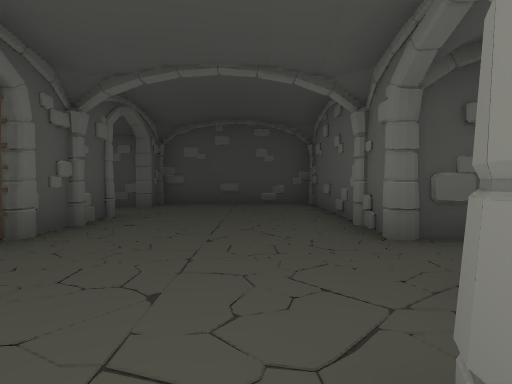
view 1 (above)

16 first-person views from a walk through a Unity game level. The camera is 1.2 m above the floor, tilts 2° down and sees 75° across. Doors are open. The floor is counted in squares, 2 m on a side. Each view is taken from the middle of a square. On the plan, view 1 faces up. The plan holds only what a view shows up to about 10 squares ahead; the rest is blank. The player is left out. Some surface patterns are stand-ins.

view 2
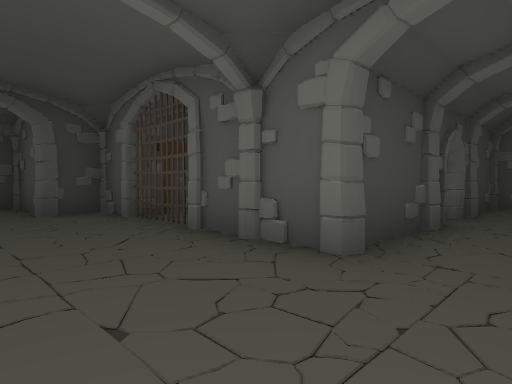

view 3
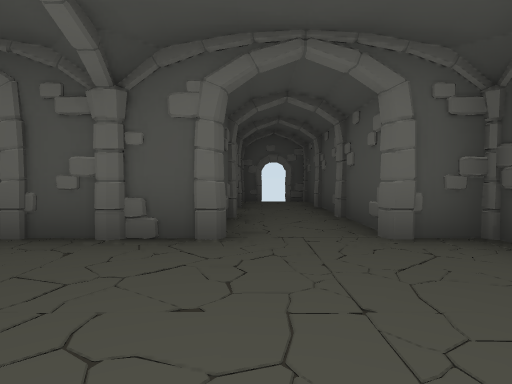

view 4
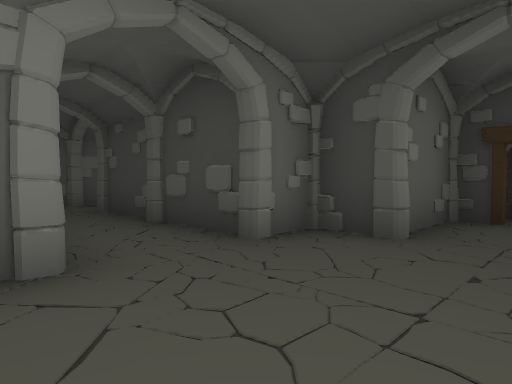

view 5
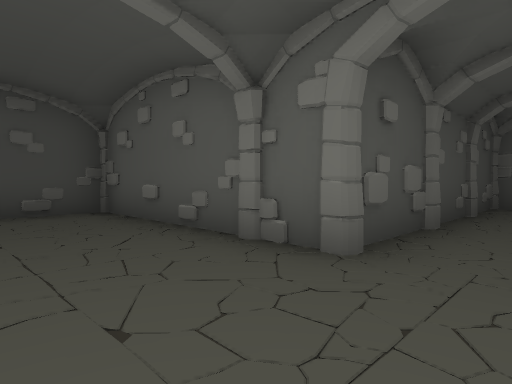

view 6
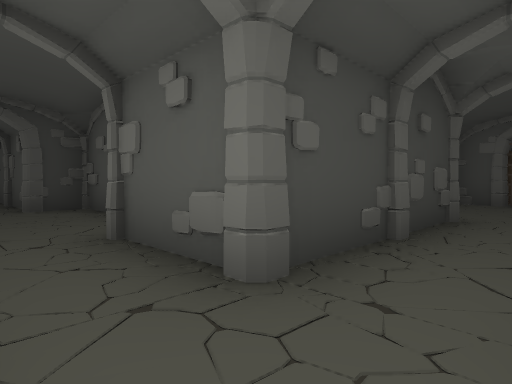

view 7
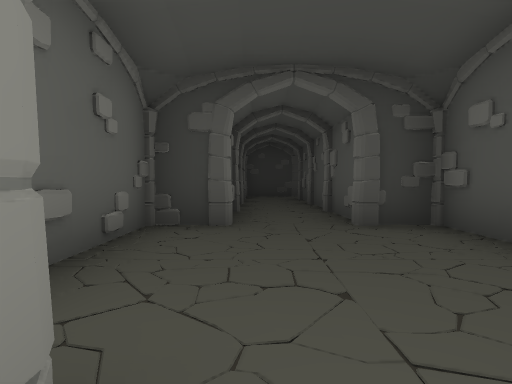

view 8
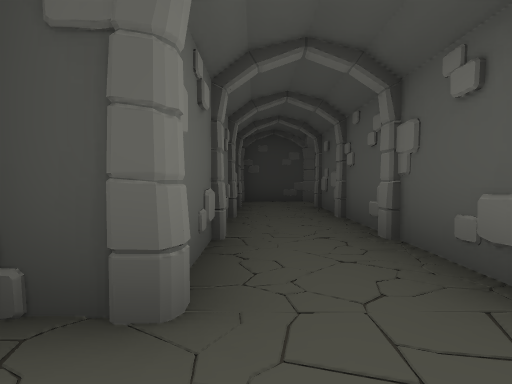

view 9
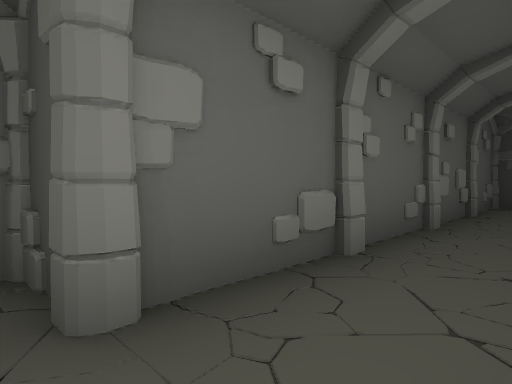

view 10
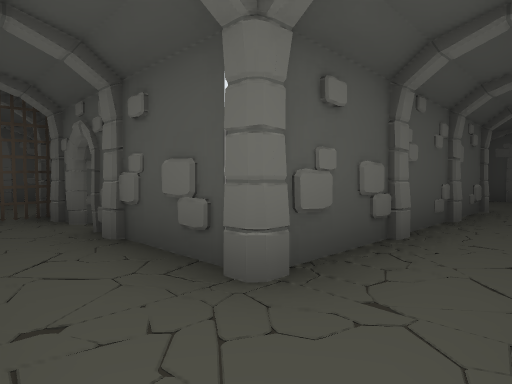

view 11
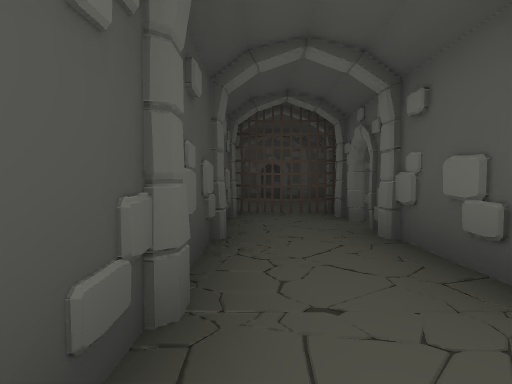

view 12
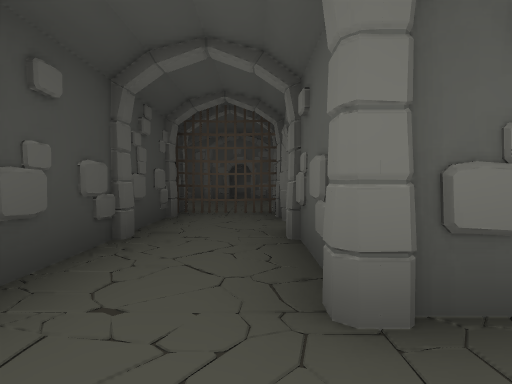

view 13
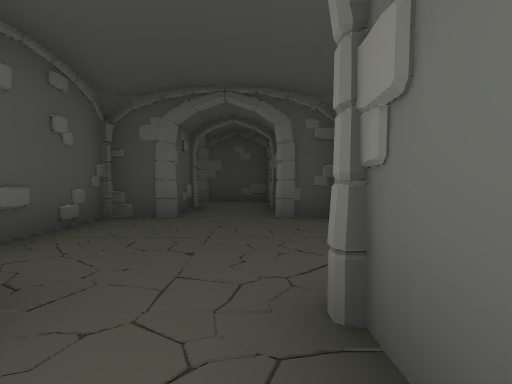

view 14
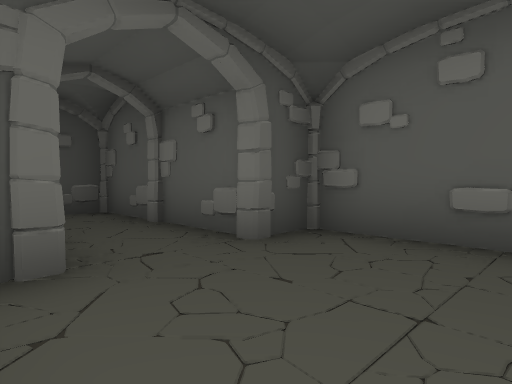

view 15
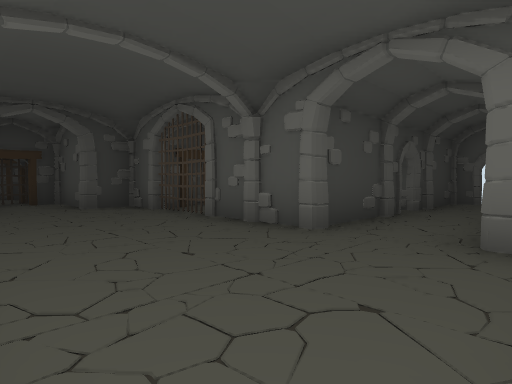

view 16
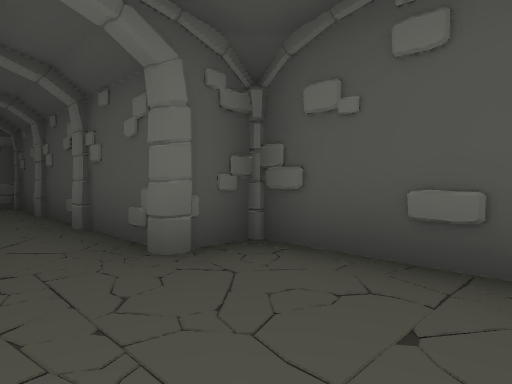

### Floor plan
Points are (right, up) in squares from view 1. A wall is a line through its corners. A room is listed if a view was taken in it or the views show most of it. See-through windows are left out.
Room 1 (views 1, 2, 3, 4, 5, 6, 15, 16)
walls: (1.3, 4.5) (1.4, 5.1); (1.4, 4.4) (1.3, 5); (-2.3, 4.4) (-2.7, 4); (-2.3, 4.5) (-2.6, 4.1); (-2.3, 4.6) (-2.6, 3); (-2.4, 4.7) (-2.3, 4.1); (-2.6, 2.9) (-2.5, 1.7); (-2.4, 5.6) (-2.4, 0.6) (-1.5, 0.6) (-1.5, -1.4) (-0.7, -1.4); (0.4, 0.6) (1.4, 0.6) (1.4, 1.6) (5.5, 1.6); (1.6, 8.1) (1.4, 8.3) (0.4, 8.5); (-3.8, 1.6) (-3.8, 1); (1.3, 8.5) (-2.5, 8.5); (-3.9, 1.4) (-3.8, 0.7); (-2.3, 8.4) (-2.5, 7.5); (-2.2, 8.5) (-2.4, 8.3) (-2.3, 7.5) (-8.4, 7.5); (-2.3, 8.5) (-2.6, 8.1); (-2.1, 8.6) (-2.4, 8.3) (-2.4, 7.5); (-5.1, 5.6) (-2.7, 5.6); (-0.2, -1.4) (0.3, -1.4) (0.6, -1.1); (0.3, -1.4) (0.3, 0.2); (-0.9, -2) (-0.1, -2); (7.6, 3.1) (7.3, 3.4) (1.4, 3.4) (1.4, 8.3); (7.4, 1.4) (7.4, 3.4); (-8.4, 6.1) (-8.4, 5.6) (-6, 5.6)
low walls: (-2.4, 3.7) (-2.3, 3)
ways out: opening at (6.5, 0.5) to room 2; open door at (-8.7, 6.3)
objects: other object (-8, 6) to (-7, 7); other object (-6, 7); other object (-4, 7); other object (4, 3)
Room 2 (views 7, 8, 9, 10, 11, 12, 13, 14)
walls: (4.7, -4.4) (5.6, -4.4) (5.6, -10.6) (3, -10.6); (4.6, -4.3) (4.6, -4.3) (5, -4.4); (8.3, -4.4) (8.7, -4); (8.4, -4.4) (8.4, -0.7) (7.4, -0.5) (7.4, 1.4); (5.5, -8.9) (5.6, -10) (5.3, -10.3); (5.6, -9.8) (5.6, -10); (4.9, -10.6) (3.7, -10.5); (4.6, -0.6) (4.6, -4.3) (5, -4.7); (8.4, -0.8) (8, -0.4); (8.4, -0.6) (7.4, -0.6); (5.5, -12.3) (5.7, -12.4) (6.1, -12.4); (3.8, -12.2) (4.3, -12.3); (1, -11.4) (1, -12.4); (5.6, 1.6) (5.6, -0.6) (4.7, -0.6) (4.3, -1); (0.9, -12.4) (7.4, -12.4) (7.4, -4.4) (8.3, -4.4) (8.5, -3.4)
low walls: (1.1, -11.5) (0.9, -12.4); (5.5, 1.6) (5.7, 0.7)
ways out: opening at (6.5, 0.5) to room 1
objects: other object (1, -11); other object (2, -11); other object (4, -11); other object (6, -10) to (7, -9); other object (6, -8) to (7, -7); other object (6, -6) to (7, -5); other object (6, 0)

Where each view was taken, in squares from view 1:
view 1: 0 up, 0 right, facing up
view 2: 7 up, 0 right, facing down-left
view 3: 6 up, 1 right, facing left
view 4: 4 up, 1 left, facing down-right
view 5: 2 up, 1 left, facing up-right
view 6: 3 up, 7 right, facing down-left
view 7: 0 up, 7 right, facing down
view 8: 3 down, 7 right, facing down
view 9: 4 down, 6 right, facing down-right
view 10: 12 down, 7 right, facing up-left
view 11: 12 down, 7 right, facing left
view 12: 11 down, 7 right, facing left
view 13: 6 down, 7 right, facing up
view 14: 3 down, 5 right, facing up-right
view 15: 8 up, 1 right, facing down-left
view 16: 6 up, 0 right, facing up-left
